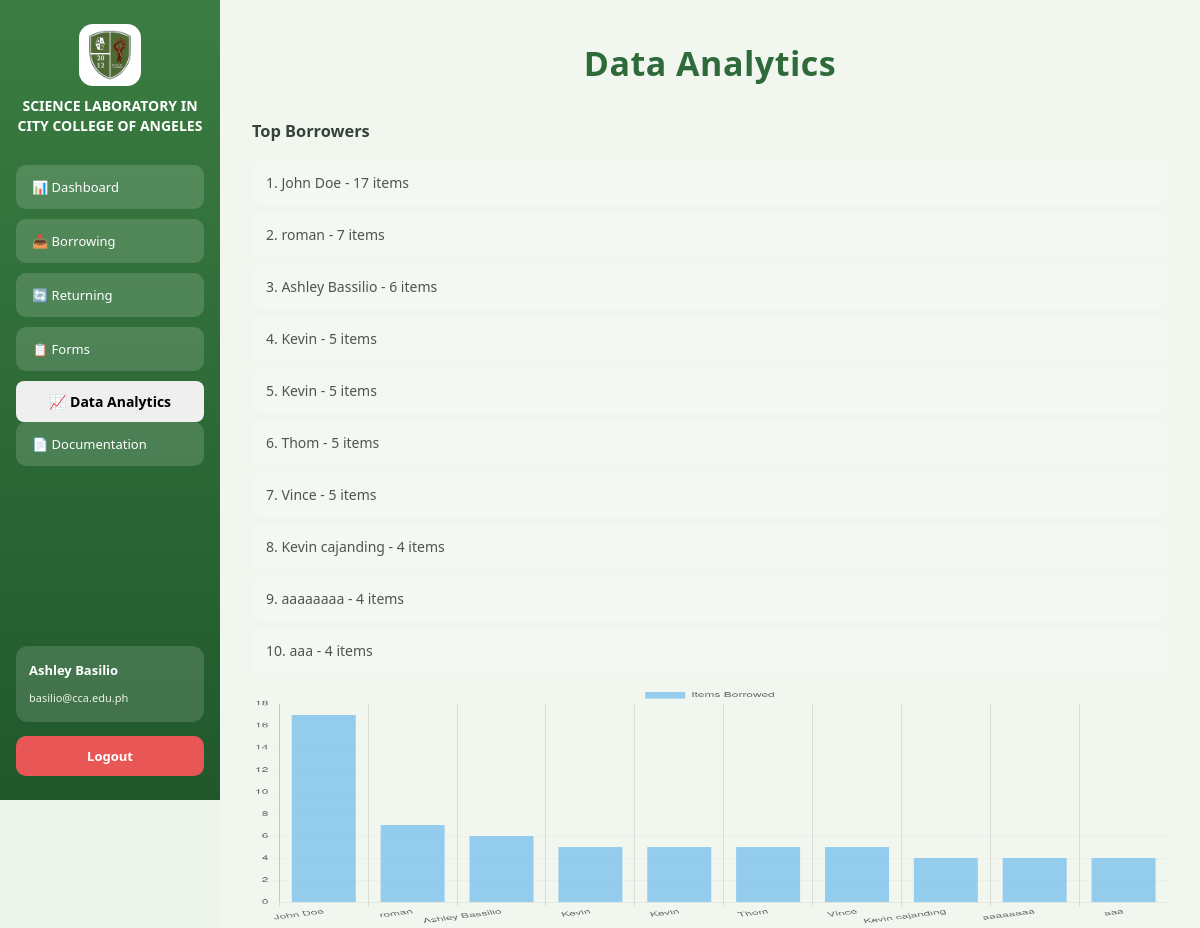
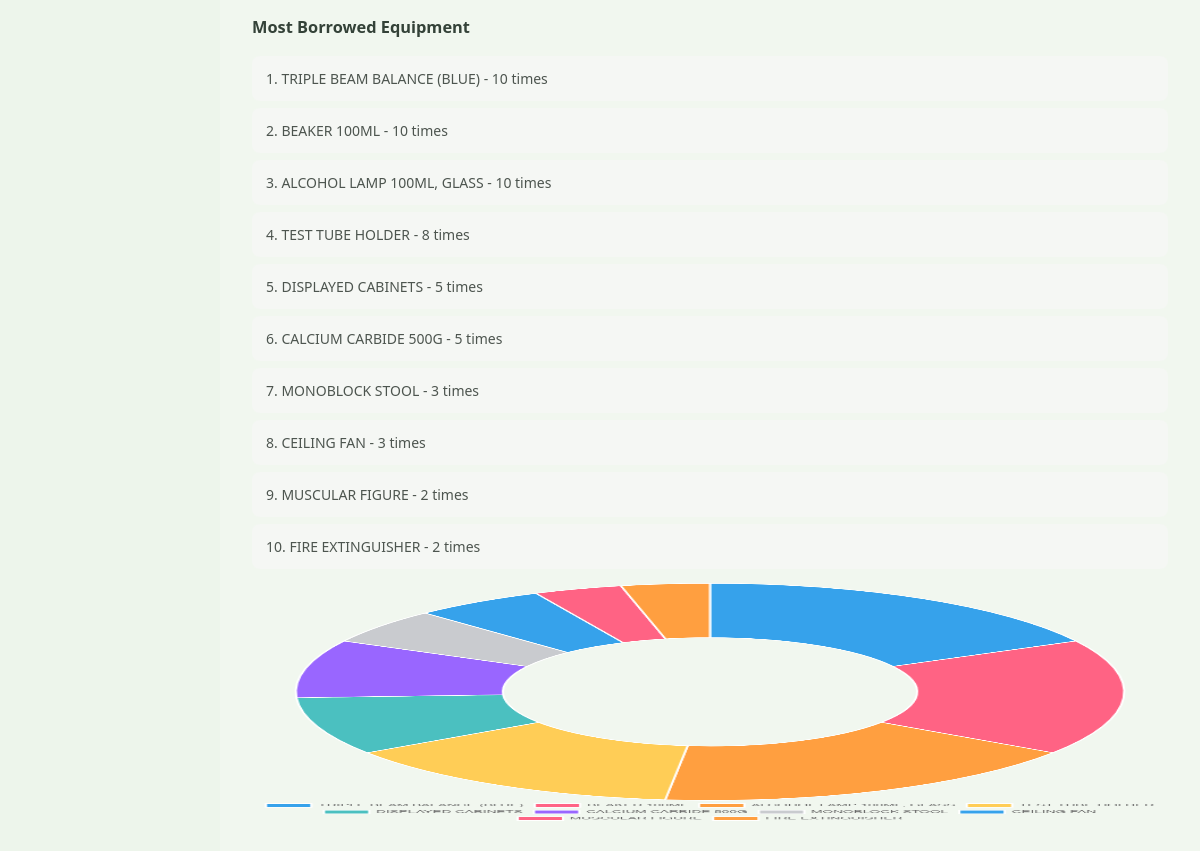
The app's page /analytics (signed in) with its own data (2 pictures, top to bottom).
### tables this page shows
CREATE TABLE "Borrower" (
	"SchoolID"	TEXT,
	"BorrowerName"	TEXT NOT NULL,
	"Email"	TEXT NOT NULL,
	"Department"	TEXT NOT NULL,
	"Contact"	INTEGER NOT NULL,
	"Remarks"	TEXT,
	PRIMARY KEY("SchoolID")
);

CREATE TABLE "Items" (
	"ItemID"	INTEGER,
	"Code"	TEXT NOT NULL,
	"Category"	TEXT NOT NULL,
	"Type"	TEXT NOT NULL,
	"Status"	TEXT NOT NULL,
	"Remarks"	TEXT,
	"Class"	TEXT,
	PRIMARY KEY("ItemID")
);

### app.py (the view)
@app.route('/analytics')
@isLogin
def analytics():
    conn = sqlite3.connect(DB_PATH, timeout=5)
    conn.row_factory = sqlite3.Row
    cur = conn.cursor()
    cur.execute("""
        SELECT
            Borrower.BorrowerName,
            Borrower.SchoolID,
            COUNT(Log.LogID) AS TotalBorrowed
        FROM Log
        JOIN Borrower
            ON Log.SchoolID = Borrower.SchoolID
        GROUP BY Borrower.SchoolID
        ORDER BY TotalBorrowed DESC
        LIMIT 10
    """)
    top_borrowers = cur.fetchall()
    cur.execute("""
        SELECT
            Items.Type,
            COUNT(Log.ItemID) AS BorrowCount
        FROM Log
        JOIN Items
            ON Log.ItemID = Items.ItemID
        GROUP BY Items.Type
        ORDER BY BorrowCount DESC
        LIMIT 10
    """)
    top_items = cur.fetchall()
    conn.close()
    return render_template(
        "analytics.html",
        top_borrowers=top_borrowers,
        top_items=top_items
    )

### app.py (called while the page is built)
def isLogin(func):
    @wraps(func)
    def wrapper(*args, **kwargs):
        if 'username' not in session:
            return render_template('login.html')
        return func(*args, **kwargs)
    return wrapper

### templates/analytics.html (shortened to what this page needs)
<!DOCTYPE html>
<html>
<head>
    <link rel="stylesheet" href="{{ url_for('static', filename='dashboard.css') }}">
</head>
<body>
<div class="container">
<div class="sidebar">
    <div class="logo-header">
        <img src="{{ url_for('static', filename='images/logo.png') }}" class="logo">
        <h2 class="title">
            SCIENCE LABORATORY IN CITY COLLEGE OF ANGELES
        </h2>
    </div>
    <button class="menu-btn" onclick="location.href='dashboard'">
        📊 Dashboard
    </button>
    <button class="menu-btn" onclick="location.href='borrow'">
        📥 Borrowing
    </button>
    <button class="menu-btn" onclick="location.href='returning'">
        🔄 Returning
    </button>
    <button class="menu-btn" onclick="location.href='broken'">
        📋 Forms
    </button>
    <button class="menu-bt active" onclick="location.href='analytics'">
        📈 Data Analytics
    </button>
    <button class="menu-btn" onclick="location.href='documentation'">
        📄 Documentation
    </button>
    <div class="user-box">
        <p class="name">
            Ashley Basilio
        </p>
        <small>
            basilio@cca.edu.ph
        </small>
    </div>
    <button class="logout-btn" onclick="logout()">
        Logout
    </button>
</div>
<div class="main">
<h2 class="page-title">
    Data Analytics
</h2>
<div class="analytics-container">
<div class="analytics-card">
<h3>
Top Borrowers
</h3>
<ul>
{% for row in top_borrowers %}
<li>
{{ loop.index }}.
{{ row["BorrowerName"] }}
-
{{ row["TotalBorrowed"] }}
items
</li>
{% endfor %}
</ul>
<canvas id="borrowerChart"></canvas>
</div>
<div class="analytics-card">
<h3>
Most Borrowed Equipment
</h3>
<ul>
{% for row in top_items %}
<li>
{{ loop.index }}.
{{ row["Type"] }}
-
{{ row["BorrowCount"] }}
times
</li>
{% endfor %}
</ul>
<canvas id="equipmentChart"></canvas>
</div>
</div>
</div>
</div>
<script>
document.addEventListener("DOMContentLoaded", function(){
// GET DATA
const borrowerData = JSON.parse(
document.getElementById("borrowerData").textContent
);
const equipmentData = JSON.parse(
document.getElementById("equipmentData").textContent
);
// BORROWER BAR CHART
new Chart(
document.getElementById("borrowerChart"),
{
type:"bar",
data:{
labels: borrowerData.names,
datasets:[{
label:"Items Borrowed",
data: borrowerData.values
}]
},
options:{
responsive:true,
scales:{
y:{
beginAtZero:true
}
}
}
}
);
// EQUIPMENT DOUGHNUT CHART
new Chart(
document.getElementById("equipmentChart"),
{
type:"doughnut",
data:{
labels: equipmentData.names,
datasets:[{
label:"Borrow Count",
data: equipmentData.values
}]
},
options:{
responsive:true,
plugins:{
legend:{
position:"bottom"
}
}
}
}
);
});
</script>
</body>
</html>

### records on screen
Borrower: BorrowerName "John Doe", TotalBorrowed "17"
Borrower: BorrowerName "roman", TotalBorrowed "7"
Borrower: BorrowerName "Ashley Bassilio", TotalBorrowed "6"
Borrower: BorrowerName "Kevin", TotalBorrowed "5"
Borrower: BorrowerName "Kevin", TotalBorrowed "5"
Borrower: BorrowerName "Thom", TotalBorrowed "5"
Borrower: BorrowerName "Vince", TotalBorrowed "5"
Borrower: BorrowerName "Kevin cajanding", TotalBorrowed "4"
Borrower: BorrowerName "aaaaaaaa", TotalBorrowed "4"
Borrower: BorrowerName "aaa", TotalBorrowed "4"
Items: Type "DISPLAYED CABINETS", BorrowCount "5"

### other values on screen
{{ row["Type"] }} "TRIPLE BEAM BALANCE (BLUE)" "BEAKER 100ML" "ALCOHOL LAMP 100ML, GLASS" "TEST TUBE HOLDER" "CALCIUM CARBIDE 500G" "MONOBLOCK STOOL" "CEILING FAN" "MUSCULAR FIGURE" "FIRE EXTINGUISHER"
{{ row["BorrowCount"] }} "10" "10" "10" "8" "5" "3" "3" "2" "2"
